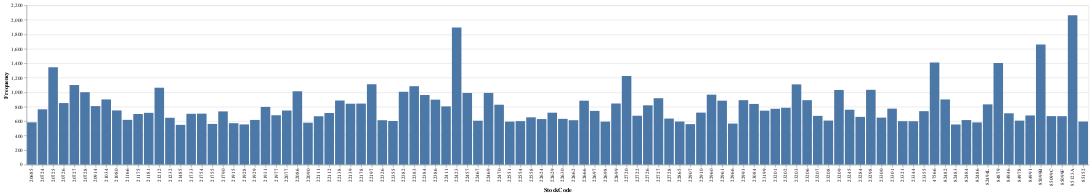

The notebook cell saved with this chart:
### Code cell
# Häufigkeit der Werte in StockCode
df_stockcode_counts = df['StockCode'].value_counts().reset_index()
df_stockcode_counts.columns = ['StockCode', 'Frequency']
df_stockcode_counts_sorted = df_stockcode_counts.sort_values(by='Frequency', ascending=False)

df_stockcode_counts_sorted_short = df_stockcode_counts_sorted.head(100)

# Barplot erstellen
chart = alt.Chart(df_stockcode_counts_sorted_short).mark_bar().encode(
x='StockCode',
y='Frequency'
)

chart

### Figure 1 — Vega-Lite specification as saved in the notebook (floating-point values rounded to 4 significant figures)
{"config": {"view": {"continuousWidth": 400, "continuousHeight": 300}}, "data": {"name": "data-dfc0dc3f65fb55a0bf967c4b7070f5d3"}, "mark": "bar", "encoding": {"x": {"field": "StockCode", "type": "nominal"}, "y": {"field": "Frequency", "type": "quantitative"}}, "$schema": "https://vega.github.io/schema/vega-lite/v4.17.0.json", "datasets": {"data-dfc0dc3f65fb55a0bf967c4b7070f5d3": [{"StockCode": "85123A", "Frequency": 2062}, {"StockCode": "22423", "Frequency": 1894}, {"StockCode": "85099B", "Frequency": 1659}, {"StockCode": "47566", "Frequency": 1409}, {"StockCode": "84879", "Frequency": 1405}, {"StockCode": "20725", "Frequency": 1346}, {"StockCode": "22720", "Frequency": 1224}, {"StockCode": "22197", "Frequency": 1110}, {"StockCode": "23203", "Frequency": 1108}, {"StockCode": "20727", "Frequency": 1099}, {"StockCode": "22383", "Frequency": 1083}, {"StockCode": "21212", "Frequency": 1062}, {"StockCode": "23298", "Frequency": 1033}, {"StockCode": "23209", "Frequency": 1031}, {"StockCode": "22086", "Frequency": 1013}, {"StockCode": "22382", "Frequency": 1006}, {"StockCode": "20728", "Frequency": 1000}, {"StockCode": "22469", "Frequency": 990}, {"StockCode": "22457", "Frequency": 989}, {"StockCode": "22960", "Frequency": 966}, {"StockCode": "22384", "Frequency": 961}, {"StockCode": "22727", "Frequency": 917}, {"StockCode": "82482", "Frequency": 900}, {"StockCode": "21034", "Frequency": 900}, {"StockCode": "22386", "Frequency": 897}, {"StockCode": "22993", "Frequency": 890}, {"StockCode": "23206", "Frequency": 890}, {"StockCode": "22138", "Frequency": 885}, {"StockCode": "22961", "Frequency": 883}, {"StockCode": "22666", "Frequency": 883}, {"StockCode": "20726", "Frequency": 850}, {"StockCode": "22699", "Frequency": 844}, {"StockCode": "22178", "Frequency": 843}, {"StockCode": "22139", "Frequency": 841}, {"StockCode": "23084", "Frequency": 838}, {"StockCode": "82494L", "Frequency": 832}, {"StockCode": "22470", "Frequency": 827}, {"StockCode": "22726", "Frequency": 819}, {"StockCode": "20914", "Frequency": 808}, {"StockCode": "22411", "Frequency": 804}, {"StockCode": "21931", "Frequency": 797}, {"StockCode": "23202", "Frequency": 785}, {"StockCode": "23301", "Frequency": 773}, {"StockCode": "23201", "Frequency": 771}, {"StockCode": "20724", "Frequency": 764}, {"StockCode": "23245", "Frequency": 758}, {"StockCode": "21080", "Frequency": 748}, {"StockCode": "22077", "Frequency": 747}, {"StockCode": "23199", "Frequency": 745}, {"StockCode": "22697", "Frequency": 742}, {"StockCode": "23355", "Frequency": 738}, {"StockCode": "21790", "Frequency": 735}, {"StockCode": "22910", "Frequency": 718}, {"StockCode": "22629", "Frequency": 717}, {"StockCode": "21181", "Frequency": 715}, {"StockCode": "22112", "Frequency": 713}, {"StockCode": "84946", "Frequency": 709}, {"StockCode": "21754", "Frequency": 704}, {"StockCode": "21733", "Frequency": 702}, {"StockCode": "21175", "Frequency": 699}, {"StockCode": "21977", "Frequency": 682}, {"StockCode": "84991", "Frequency": 679}, {"StockCode": "22722", "Frequency": 675}, {"StockCode": "23207", "Frequency": 673}, {"StockCode": "85099C", "Frequency": 670}, {"StockCode": "85099F", "Frequency": 669}, {"StockCode": "22111", "Frequency": 668}, {"StockCode": "23284", "Frequency": 659}, {"StockCode": "22558", "Frequency": 653}, {"StockCode": "23300", "Frequency": 649}, {"StockCode": "21232", "Frequency": 647}, {"StockCode": "22728", "Frequency": 636}, {"StockCode": "22630", "Frequency": 632}, {"StockCode": "22624", "Frequency": 629}, {"StockCode": "21166", "Frequency": 618}, {"StockCode": "21929", "Frequency": 617}, {"StockCode": "82484", "Frequency": 615}, {"StockCode": "22326", "Frequency": 613}, {"StockCode": "22662", "Frequency": 613}, {"StockCode": "23208", "Frequency": 608}, {"StockCode": "84978", "Frequency": 607}, {"StockCode": "22467", "Frequency": 606}, {"StockCode": "22355", "Frequency": 602}, {"StockCode": "23321", "Frequency": 600}, {"StockCode": "22554", "Frequency": 600}, {"StockCode": "23344", "Frequency": 599}, {"StockCode": "22865", "Frequency": 595}, {"StockCode": "85152", "Frequency": 595}, {"StockCode": "22698", "Frequency": 594}, {"StockCode": "22551", "Frequency": 594}, {"StockCode": "20685", "Frequency": 584}, {"StockCode": "82486", "Frequency": 583}, {"StockCode": "22090", "Frequency": 579}, {"StockCode": "21915", "Frequency": 572}, {"StockCode": "22966", "Frequency": 567}, {"StockCode": "21755", "Frequency": 562}, {"StockCode": "22907", "Frequency": 559}, {"StockCode": "21928", "Frequency": 555}, {"StockCode": "82483", "Frequency": 554}, {"StockCode": "21485", "Frequency": 549}]}}
